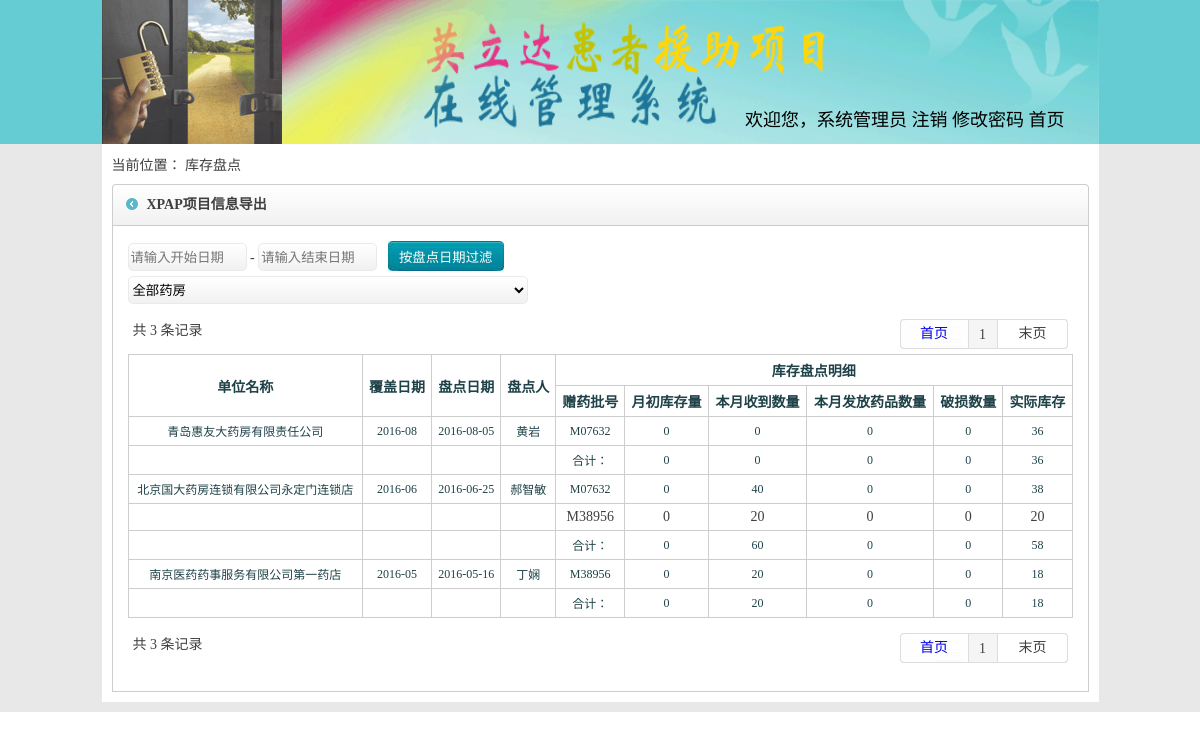
/cfckcpdgl.php (signed in), run on the app's committed database.
### tables this page shows
CREATE TABLE `kfkcpd` (
  `id` int(11) NOT NULL,
  `dzhny` varchar(100) NOT NULL,
  `pdrq` varchar(100) NOT NULL,
  `pdr` varchar(100) NOT NULL,
  `dwmch` varchar(100) NOT NULL,
  `jlshjch` varchar(100) NOT NULL,
  `islock` int(11) NOT NULL DEFAULT '0'
);

CREATE TABLE `manager` (
  `id` int(100) NOT NULL,
  `names` varchar(100) NOT NULL,
  `pwds` varchar(100) NOT NULL,
  `phones` varchar(100) DEFAULT NULL,
  `emails` varchar(100) DEFAULT NULL,
  `adds` varchar(200) DEFAULT NULL,
  `gldw` varchar(100) DEFAULT NULL,
  `yhqxxx` varchar(100) DEFAULT NULL,
  `yhqxdj` varchar(100) DEFAULT NULL,
  `yhyl1` varchar(100) NOT NULL,
  `yhyl2` varchar(100) DEFAULT NULL,
  `yhyl3` varchar(3000) DEFAULT NULL COMMENT '权限细分',
  `yhyl4` varchar(100) DEFAULT NULL,
  `yhyl5` varchar(100) DEFAULT NULL,
  `yhzht` varchar(100) NOT NULL DEFAULT '0',
  `bzh` varchar(200) DEFAULT NULL
);

CREATE TABLE `kfkcpdmx` (
  `id` int(11) NOT NULL,
  `pdid` varchar(100) NOT NULL,
  `ypph` varchar(100) NOT NULL,
  `qchkc` varchar(100) NOT NULL,
  `byrk` varchar(100) NOT NULL,
  `bychk` varchar(100) NOT NULL,
  `shjkc` varchar(100) NOT NULL,
  `qmzhmkc` varchar(100) DEFAULT NULL,
  `dqkc` varchar(100) DEFAULT NULL,
  `kr` varchar(100) DEFAULT NULL,
  `fyztsh` varchar(100) DEFAULT NULL,
  `yxzhlwfysh` varchar(100) DEFAULT NULL,
  `wlyjfyl` varchar(100) DEFAULT NULL,
  `anqkctsh` varchar(100) DEFAULT NULL,
  `dxzhlshl` varchar(100) DEFAULT NULL,
  `zhtsd` varchar(100) NOT NULL
);

### cfckcpdgl.php (the view, shortened to what this page needs)
<?php session_start();
$pagesize = 10;
$html_title = "库存盘点";
include('spap_head.php');
?>
<div class="main">
    <div class="insmain">
        <div class="thislink">当前位置：
            <?php echo $html_title; ?></div>
        <div class="inwrap flt top">
            <div class="title w977 flt">
                <strong>XPAP项目信息导出</strong>
            </div>
            <div class="incontact w955 flt">
                <table width="100%" border="0" cellspacing="0" cellpadding="5">
                    <tr>
                        <td>
                            <div class="insinsins" style="width:100%;">
                                <link href="css/jquery.alerts.css" rel="stylesheet" type="text/css" media="screen"/>
                                <div class="formConN">
                                    <input type="text" id="KaishiRiqi" name="KaishiRiqi" readonly="readonly"
                                           placeholder="请输入开始日期" size="12" value="" class="grd-white"/>
                                    -
                                    <input type="text" id="JiezhiRiqi" name="JiezhiRiqi" readonly="readonly"
                                           placeholder="请输入结束日期" size="12" value="" class="grd-white"/>&nbsp;&nbsp;
                                    <input type="button" value="按盘点日期过滤" onclick="guolv();" class="uusub"/>
                                </div>
                                <div style="padding-top: 5px;">
                                    <select id="YaoFangId" name="YaoFangId" style="width:400px;" class="grd-white2"
                                            onchange="guolvyf();">
                                        <?php
                                        if ($_GET[yf] == "") {
                                            ?>
                                            <option selected="selected" value="">全部药房</option>
                                        <?php
                                        } else {
                                            ?>
                                            <option selected="selected"
                                                    value="<?php echo $_GET[yf]; ?>"><?php echo $_GET[yf]; ?></option>
                                            <option value="">全部药房</option>
                                        <?php
                                        }
                                        ?>
                                    </select>
                                </div>
                                <table width="100%" border="0" cellspacing="0" cellpadding="5" class="top">
                                    <tr>
                                        <td>
                                            <?php
                                            include('pagefy.php');
                                            ?>
                                        </td>
                                    </tr>
                                </table>
                                <table width="100%" border="0" cellpadding="5" cellspacing="1" bgcolor="#cdcdcd">
                                    <tr style="color:#1f4248; font-weight:bold; height:30px;">
                                        <td rowspan="2" align="center" bgcolor="#FFFFFF">单位名称</td>
                                        <td rowspan="2" align="center" bgcolor="#FFFFFF">覆盖日期</td>
                                        <td rowspan="2" align="center" bgcolor="#FFFFFF">盘点日期</td>
                                        <td rowspan="2" align="center" bgcolor="#FFFFFF">盘点人</td>
                                        <td colspan="6" align="center" bgcolor="#FFFFFF">库存盘点明细</td>
                                    </tr>
                                    <tr style="color:#1f4248; font-weight:bold; height:30px;">
                                        <td align="center" bgcolor="#FFFFFF">赠药批号</td>
                                        <td align="center" bgcolor="#FFFFFF">月初库存量</td>
                                        <td align="center" bgcolor="#FFFFFF">本月收到数量</td>
                                        <td align="center" bgcolor="#FFFFFF">本月发放药品数量</td>
                                        <td align="center" bgcolor="#FFFFFF">破损数量</td>
                                        <td align="center" bgcolor="#FFFFFF">实际库存</td>
                                    </tr>
                                    <?php
                                    $sql = "select * from `kfkcpd` where '1'='1'";
                                    $sql .= " order by id DESC limit $page $pagesize ";
                                    $Query_ID = mysql_query($sql);
                                    while ($Record = mysql_fetch_array($Query_ID)) {
                                        ?>
                                        <tr style="color:#1f4248; font-size:12px;">
                                        <td align="center" bgcolor="#FFFFFF"><?php echo $Record[4]; ?></td>
                                        <td align="center" bgcolor="#FFFFFF"><?php echo $Record[1]; ?></td>
                                        <td align="center" bgcolor="#FFFFFF"><?php echo $Record[2]; ?></td>
                                        <td align="center" bgcolor="#FFFFFF">
                                            <?php
                                                $pdrsql = "select yhyl1 from `manager` where `id`='$Record[3]' ";
                                                $pdrQuery_ID = mysql_query($pdrsql);
                                                while ($pdrRecord = mysql_fetch_array($pdrQuery_ID)) {
                                                    echo $pdrRecord[0];
                                                }
                                            ?>
                                        </td>
                                        <?php
                                        $mxsql = "select `ypph`,`qchkc`,`byrk`,`bychk`,`shjkc` from `kfkcpdmx` where `pdid`='" . $Record[0] . "'";
                                        $mxQuery_ID = mysql_query($mxsql);
                                        $mxi = 0;
                                        $mxi1 = 0;
                                        while ($mxRecord = mysql_fetch_array($mxQuery_ID)) {
                                            if ($mxRecord[1] == "0" && $mxRecord[2] == "0" && $mxRecord[3] == "0" && $mxRecord[4] == "0") {
                                                $mxi1++;
                                            } else {
                                                $ph = '';
                                                $phsql = "select `id`, `gg` from `kfrk` where `ph`='$mxRecord[0]'";
                                                $phquery = mysql_query($phsql);
                                                while ($phRecord = mysql_fetch_array($phquery)) {
                                                    $ph .= $phRecord[0] . ',';
                                                }
                                                $newph = rtrim($ph, ",");
                                                $firstDay = date("Y-m-01", strtotime($Record[2]));
                                                $lastDay = date("Y-m-d", strtotime("$firstDay +1 month -1 day"));
                                                $psypSql = "SELECT SUM(pshsh) FROM psyp WHERE yfmch='$Record[1]' AND pihao='$newph' AND createDate >= '$firstDay' AND createDate <='$lastDay'";
                                                $psypQueryId = mysql_query($psypSql);
                                                while ($psypRecord = mysql_fetch_array($psypQueryId)) {
                                                    $psypshl = $psypRecord[0];
                                                }
                                                if($psypshl == ""){
                                                    $psypshl = 0;
                                                }
                                                if ($mxi > 0 && $mxi1 == 0 || ($mxi-$mxi1)==1 || ($mxi - $mxi1) == 2) {
                                                    echo "<tr>
                                                          <td align=\"center\" bgcolor=\"#FFFFFF\"></td>
                                                          <td align=\"center\" bgcolor=\"#FFFFFF\"></td>
                                                          <td align=\"center\" bgcolor=\"#FFFFFF\"></td>
                                                          <td align=\"center\" bgcolor=\"#FFFFFF\"></td>";
                                                }
                                                ?>
                                                <td align="center" bgcolor="#FFFFFF"><?php echo $mxRecord[0]; ?></td>
                                                <td align="center" bgcolor="#FFFFFF"><?php echo $mxRecord[1]; ?></td>
                                                <td align="center" bgcolor="#FFFFFF"><?php echo $mxRecord[2]; ?></td>
                                                <td align="center" bgcolor="#FFFFFF"><?php echo $mxRecord[3]; ?></td>
                                                <td align="center" bgcolor="#FFFFFF"><?php echo $psypshl; ?></td>
                                                <td align="center" bgcolor="#FFFFFF"><?php echo $mxRecord[4]; ?></td>
                                                </tr>
                                                <?php
                                                $hjqchshl += $mxRecord[1];
                                                $hjrkshl += $mxRecord[2];
                                                $hjchkshl += $mxRecord[3];
                                                $hjshjshl += $mxRecord[4];
                                                $hjpsypshl += $psypshl;
                                            }
                                            $mxi++;
                                        }
                                            ?>
                                        <?php
                                        if ($mxi != $mxi1) {
                                            echo "<tr style=\"color:#1f4248; font-size:12px;\">
      <td align=\"center\" bgcolor=\"#FFFFFF\"></td><td align=\"center\" bgcolor=\"#FFFFFF\"></td><td align=\"center\" bgcolor=\"#FFFFFF\"></td><td align=\"center\" bgcolor=\"#FFFFFF\"></td>";
                                            ?>
                                            <td align="center" bgcolor="#FFFFFF">合计：</td>
                                            <td align="center" bgcolor="#FFFFFF"><?php echo $hjqchshl;
                                                $hjqchshl = 0; ?></td>
                                            <td align="center" bgcolor="#FFFFFF"><?php echo $hjrkshl;
                                                $hjrkshl = 0; ?></td>
                                            <td align="center" bgcolor="#FFFFFF"><?php echo $hjchkshl;
                                                $hjchkshl = 0; ?></td>
                                            <td align="center" bgcolor="#FFFFFF"><?php echo $hjpsypshl;
                                                $hjpsypshl = 0; ?></td>
                                            <td align="center" bgcolor="#FFFFFF"><?php echo $hjshjshl;
                                                $hjshjshl = 0; ?></td>
                                            </tr>
                                        <?php
                                        }
                                    }
                                    ?>
                                </table>
                                <table width="100%" border="0" cellspacing="0" cellpadding="5" class="top">
                                    <tr>
                                        <td>
                                            <?php
                                            include('pagefy.php');
                                            ?>
                                        </td>
                                    </tr>
                                </table>
                                </body>
                                </html>

### style/style.css (style rules this page uses)
.wrap .main { width:997px; margin:0 auto; }
.wrap .main .insmain { width:977px; margin:0 auto; color:#3f3f3f; height:auto; float:left; padding:10px; background:#ffffff; margin-bottom:10px; }
.w977 { width:977px; }
.w955 { width:955px; }
.flt { float:left; }
.wrap .main .insmain .inwrap { width:977px; }
.top { margin-top:10px; }
.wrap .main .insmain .inwrap .title { background:url(../images/main_title_bg.gif) right top no-repeat; height:42px; vertical-align:middle; line-height:42px; }
.wrap .main .insmain .inwrap .title strong { width:auto; float:left; padding-left:35px; background:url(../images/main_title_bg.gif) left top no-repeat; }
.wrap .main .insmain .inwrap .incontact { border-left:1px #cdcdcd solid; border-right:1px #cdcdcd solid; padding:10px; border-bottom:1px #cdcdcd solid; }
.wrap .main .insmain .inwrap .incontact .insinsins { width:auto; float:left; height:auto; margin-bottom:8px; margin-right:10px; }
.grd-white { background: #ffffff; height:24px; background: -moz-linear-gradient(top, #ffffff 0%, #f1f1f1 100%); background: -webkit-gradient(linear, left top, left bottom, color-stop(0%,#ffffff), color-stop(100%,#f1f1f1)); background: -webkit-linear-gradient(top, #ffffff 0%,#f1f1f1 100%); background: -o-linear-gradient(top, #ffffff 0%,#f1f1f1 100%); background: -ms-linear-gradient(top, #ffffff 0%,#f1f1f1 100%); background: linear-gradient(to bottom, #ffffff 0%,#f1f1f1 100%); filter: progid:DXImageTransform.Microsoft.gradient( startColorstr='#ffffff', endColorstr='#f1f1f1',GradientType=0 ); border: 1px solid #eaeaea; border-radius: 5px; }
.grd-white2 { background: #ffffff; height:28px; background: -moz-linear-gradient(top, #ffffff 0%, #f1f1f1 100%); background: -webkit-gradient(linear, left top, left bottom, color-stop(0%,#ffffff), color-stop(100%,#f1f1f1)); background: -webkit-linear-gradient(top, #ffffff 0%,#f1f1f1 100%); background: -o-linear-gradient(top, #ffffff 0%,#f1f1f1 100%); background: -ms-linear-gradient(top, #ffffff 0%,#f1f1f1 100%); background: linear-gradient(to bottom, #ffffff 0%,#f1f1f1 100%); filter: progid:DXImageTransform.Microsoft.gradient( startColorstr='#ffffff', endColorstr='#f1f1f1',GradientType=0 ); border: 1px solid #eaeaea; border-radius: 5px; }
.uusub { background:url(../images/sub01.jpg) top left no-repeat; width:116px; height:30px; border:0px; color:#FFFFFF; }

### style/master.css (style rules this page uses)
body { margin-left: 0px; margin-top: 0px; margin-right: 0px; margin-bottom: 0px; }

### data on the page
kfkcpd: dwmch "青岛惠友大药房有限责任公司", dzhny "2016-08", pdrq "2016-08-05", hjqchshl "0", hjrkshl "0", hjchkshl "0", hjpsypshl "0", hjshjshl "36"
manager: yhyl1 "黄岩"
kfkcpdmx: ypph "M07632", qchkc "0", byrk "0", bychk "0", psypshl "0", shjkc "36"
kfkcpd: dwmch "北京国大药房连锁有限公司永定门连锁店", dzhny "2016-06", pdrq "2016-06-25", hjqchshl "0", hjrkshl "60", hjchkshl "0", hjpsypshl "0", hjshjshl "58"
manager: yhyl1 "郝智敏"
kfkcpdmx: ypph "M07632", qchkc "0", byrk "40", bychk "0", psypshl "0", shjkc "38"
kfkcpdmx: ypph "M38956", qchkc "0", byrk "20", bychk "0", psypshl "0", shjkc "20"
kfkcpd: dwmch "南京医药药事服务有限公司第一药店", dzhny "2016-05", pdrq "2016-05-16", hjqchshl "0", hjrkshl "20", hjchkshl "0", hjpsypshl "0", hjshjshl "18"
manager: yhyl1 "丁娴"
kfkcpdmx: ypph "M38956", qchkc "0", byrk "20", bychk "0", psypshl "0", shjkc "18"

### other printed values
$_SESSION[yhname] "系统管理员"
$html_title "库存盘点"
$num "3 3"
